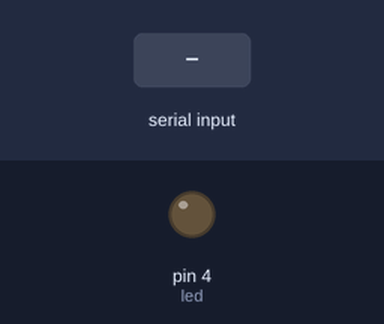
This sketch was run on a simulated Arduino Uno, built with avr-gcc and run on an emulated ATmega328P. Shown: output pins drawn as LEDs (lit = HIGH). The test bench sets the inputs (shaded band). What the sketch prints to the serial monitor is not drawn.

Above: at 1.2 s.
1.3 s: "TURN ON" received over Serial
At 4.1 s:
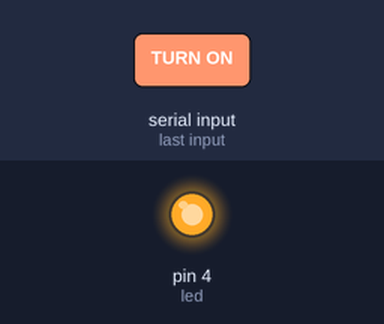
4.3 s: "TURN OFF" received over Serial
At 6.9 s:
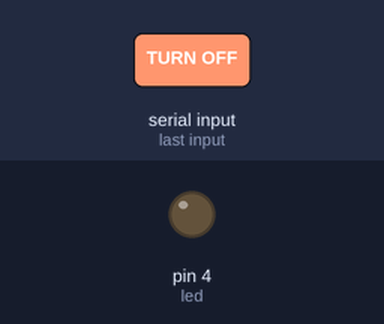
Timing chart, 0 to 8.4 s (numbered marks = the images above; inputs shaded):
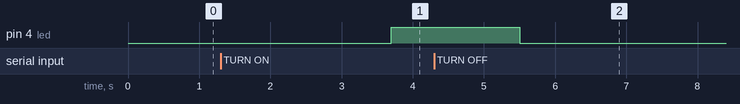

The sketch:

LED_Bluetooth_Ver2.ino
```cpp
int count=0;
char command;
String test="";
int water=0;
boolean checkWater=false;
#define led 4

void setup() {
  Serial.begin(9600);
  pinMode(led,OUTPUT);
}

void loop()
{

    while(Serial.available() > 0)
     {
       command = ((byte)Serial.read());
       test += command;
       checkWater=true;
       delay(100);
     }
     //chuyển test về kiểu số nguyên
     if(checkWater==true)
     {
         water=test.toInt();
         count+=1;
         if(count==water)
         {
            digitalWrite(led,HIGH);
            Serial.print("O");
            checkWater=false;
            count=0;
            test= "";
         }
         else{
           digitalWrite(led,LOW);
           Serial.print(count);
         }
         delay(1000);
     }

     if(test=="TURN ON")
     {
       digitalWrite(led,HIGH);
       Serial.print("O");
       test="";
       command='\0';
     }
     if(test=="TURN OFF")
     {
       digitalWrite(led,LOW);
       Serial.print("F");
        test="";
        command='\0';
     }

  delay(1000);
}
```

Measured:
- after the input at 1.3 s, pin 4 (led): LOW → HIGH after 2.4 s
- after the input at 4.3 s, pin 4 (led): HIGH → LOW after 1.2 s instead of 0.40 s
